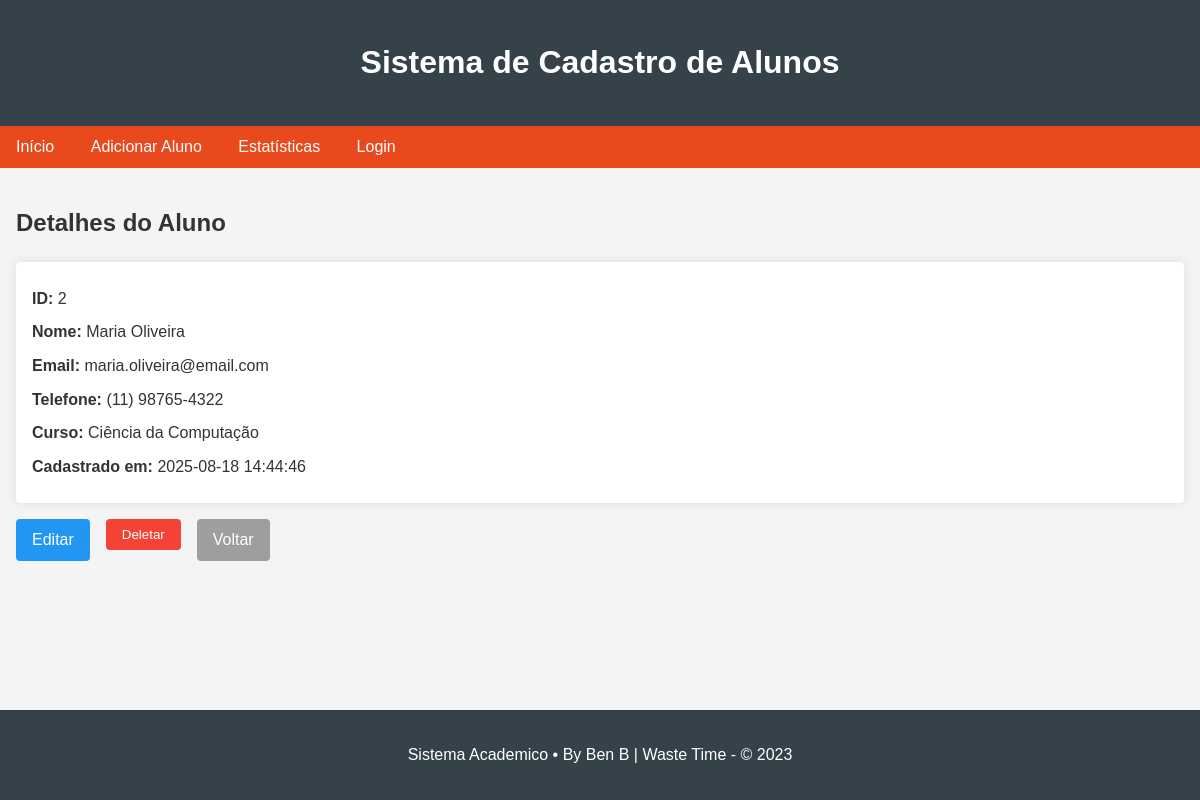
/2, run on the app's committed database.
### tables this page shows
CREATE TABLE alunos (
        id INTEGER PRIMARY KEY AUTOINCREMENT,
        nome TEXT NOT NULL,
        email TEXT NOT NULL,
        telefone TEXT,
        curso TEXT,
        criado_em TIMESTAMP DEFAULT CURRENT_TIMESTAMP
    );

### app.py (the view)
@app.route('/<int:id>')
def ver_aluno(id):
    conn = get_db_connection()
    aluno = conn.execute('SELECT * FROM alunos WHERE id = ?', (id,)).fetchone()
    conn.close()
    if aluno is None:
        abort(404)
    return render_template('ver.html', aluno=aluno)

### app.py (called while the page is built)
def get_db_connection():
    conn = sqlite3.connect('alunos.db')
    conn.row_factory = sqlite3.Row
    return conn

### templates/ver.html
{% extends "base.html" %}
{% block content %}
    <h2>Detalhes do Aluno</h2>
    <div class="aluno-details">
        <p><strong>ID:</strong> {{ aluno['id'] }}</p>
        <p><strong>Nome:</strong> {{ aluno['nome'] }}</p>
        <p><strong>Email:</strong> {{ aluno['email'] }}</p>
        <p><strong>Telefone:</strong> {{ aluno['telefone'] or '-' }}</p>
        <p><strong>Curso:</strong> {{ aluno['curso'] or '-' }}</p>
        <p><strong>Cadastrado em:</strong> {{ aluno['criado_em'] }}</p>
    </div>
    <div class="actions">
        <a href="{{ url_for('editar', id=aluno['id']) }}" class="btn edit">Editar</a>
        <form action="{{ url_for('deletar', id=aluno['id']) }}" method="post">
            <button type="submit" class="btn delete" onclick="return confirm('Tem certeza que deseja deletar este aluno?')">Deletar</button>
        </form>
        <a href="{{ url_for('index') }}" class="btn back">Voltar</a>
    </div>
{% endblock %}

### static/style.css (style rules this page uses)
body { font-family: Arial, sans-serif; line-height: 1.6; margin: 0; padding: 0; color: #333; background-color: #f4f4f4; }
.btn { display: inline-block; padding: 0.5rem 1rem; text-decoration: none; border-radius: 4px; cursor: pointer; border: none; margin-right: 0.5rem; }
.btn.edit { background-color: #2196F3; color: white; }
.btn.delete { background-color: #f44336; color: white; }
.btn.cancel, .btn.back { background-color: #9e9e9e; color: white; }
.aluno-details { background: white; padding: 1rem; border-radius: 4px; box-shadow: 0 0 10px rgba(0,0,0,0.1); margin-bottom: 1rem; }
.aluno-details p { margin: 0.5rem 0; }
.actions { display: flex; gap: 0.5rem; }

### data on the page
alunos: id "2", nome "Maria Oliveira", email "maria.oliveira@email.com", telefone "(11) 98765-4322", curso "Ciência da Computação", criado_em "2025-08-18 14:44:46"
